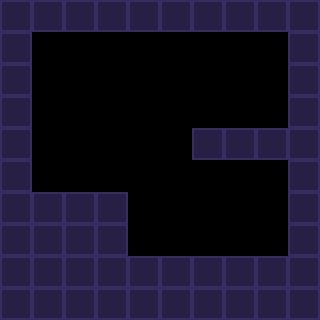

Below is a game level as drawn by its tile map, then a one-line description and the .tmx file that defines it, in full:
An orthogonal 10x10 tile map with 32x32 px tiles, 1 tile layer (Tile Layer 1) and 2 objects.

<map version="1.2" tiledversion="1.3.5" orientation="orthogonal" renderorder="right-down" width="10" height="10" tilewidth="32" tileheight="32" infinite="0" nextlayerid="3" nextobjectid="9">
 <editorsettings>
  <export target="room1.lua" format="lua" />
 </editorsettings>
 <tileset firstgid="1" source="../allTiles.tsx" />
 <layer id="1" name="Tile Layer 1" width="10" height="10">
  <data encoding="csv">
1,1,1,1,1,1,1,1,1,1,
1,0,0,0,0,0,0,0,0,1,
1,0,0,0,0,0,0,0,0,1,
1,0,0,0,0,0,0,0,0,1,
1,0,0,0,0,0,1,1,1,1,
1,0,0,0,0,0,0,0,0,1,
1,1,1,1,0,0,0,0,0,1,
1,1,1,1,0,0,0,0,0,1,
1,1,1,1,1,1,1,1,1,1,
1,1,1,1,1,1,1,1,1,1
</data>
 </layer>
 <objectgroup id="2" name="Object Layer 1">
  <object id="7" gid="2" x="256" y="256" width="32" height="32" />
  <object id="8" gid="4" x="256" y="128" width="32" height="32" />
 </objectgroup>
</map>
